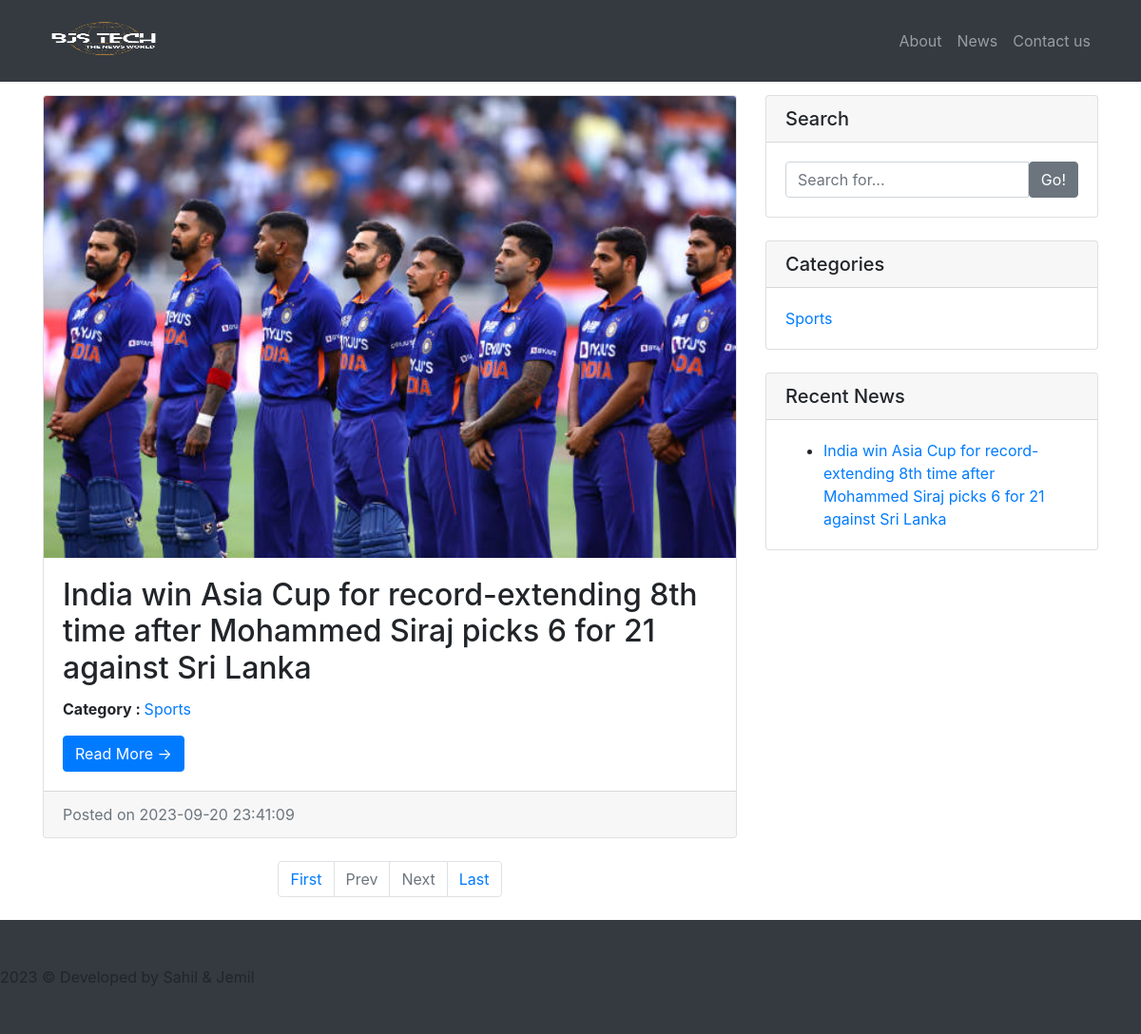
Page /dashboard.php on the committed database.
### tables this page shows
CREATE TABLE `tblposts` (
  `id` int(11) NOT NULL,
  `PostTitle` longtext DEFAULT NULL,
  `CategoryId` int(11) DEFAULT NULL,
  `SubCategoryId` int(11) DEFAULT NULL,
  `PostDetails` longtext DEFAULT NULL,
  `PostingDate` timestamp NULL DEFAULT current_timestamp(),
  `UpdationDate` timestamp NULL DEFAULT NULL ON UPDATE current_timestamp(),
  `Is_Active` int(1) DEFAULT NULL,
  `PostUrl` mediumtext DEFAULT NULL,
  `PostImage` varchar(255) DEFAULT NULL
);

CREATE TABLE `tblcategory` (
  `id` int(11) NOT NULL,
  `CategoryName` varchar(200) DEFAULT NULL,
  `Description` mediumtext DEFAULT NULL,
  `PostingDate` timestamp NULL DEFAULT current_timestamp(),
  `UpdationDate` timestamp NULL DEFAULT NULL,
  `Is_Active` int(1) DEFAULT NULL
);

### dashboard.php (the view, shortened to what this page needs)
<?php
include('includes/config.php');
    ?>
<!DOCTYPE html>
<html lang="en">
  <head>
    <link href="vendor/bootstrap/css/bootstrap.min.css" rel="stylesheet">
    <link href="css/modern-business.css" rel="stylesheet">
  </head>
  <body>
   <?php include('includes/header.php');?>
    <div class="container">
      <div class="row" style="margin-top: 4%">
        <div class="col-md-8">
<?php
     if (isset($_GET['pageno'])) {
            $pageno = $_GET['pageno'];
        } else {
            $pageno = 1;
        }
        $no_of_records_per_page = 8;
        $offset = ($pageno-1) * $no_of_records_per_page;
        $total_pages_sql = "SELECT COUNT(*) FROM tblposts";
        $result = mysqli_query($con,$total_pages_sql);
        $total_rows = mysqli_fetch_array($result)[0];
        $total_pages = ceil($total_rows / $no_of_records_per_page);
$query=mysqli_query($con,"select tblposts.id as pid,tblposts.PostTitle as posttitle,tblposts.PostImage,tblcategory.CategoryName as category,tblcategory.id as cid,tblsubcategory.Subcategory as subcategory,tblposts.PostDetails as postdetails,tblposts.PostingDate as postingdate,tblposts.PostUrl as url from tblposts left join tblcategory on tblcategory.id=tblposts.CategoryId left join  tblsubcategory on  tblsubcategory.SubCategoryId=tblposts.SubCategoryId where tblposts.Is_Active=1 order by tblposts.id desc  LIMIT $offset, $no_of_records_per_page");
while ($row=mysqli_fetch_array($query)) {
?>
          <div class="card mb-4">
 <img class="card-img-top" src="admin/postimages/<?php echo htmlentities($row['PostImage']);?>" alt="<?php echo htmlentities($row['posttitle']);?>">
            <div class="card-body">
              <h2 class="card-title"><?php echo htmlentities($row['posttitle']);?></h2>
                 <p><b>Category : </b> <a href="category.php?catid=<?php echo htmlentities($row['cid'])?>"><?php echo htmlentities($row['category']);?></a> </p>
              <a href="news-details.php?nid=<?php echo htmlentities($row['pid'])?>" class="btn btn-primary">Read More &rarr;</a>
            </div>
            <div class="card-footer text-muted">
              Posted on <?php echo htmlentities($row['postingdate']);?>
            </div>
          </div>
<?php } ?>
    <ul class="pagination justify-content-center mb-4">
        <li class="page-item"><a href="?pageno=1"  class="page-link">First</a></li>
        <li class="<?php if($pageno <= 1){ echo 'disabled'; } ?> page-item">
            <a href="<?php if($pageno <= 1){ echo '#'; } else { echo "?pageno=".($pageno - 1); } ?>" class="page-link">Prev</a>
        </li>
        <li class="<?php if($pageno >= $total_pages){ echo 'disabled'; } ?> page-item">
            <a href="<?php if($pageno >= $total_pages){ echo '#'; } else { echo "?pageno=".($pageno + 1); } ?> " class="page-link">Next</a>
        </li>
        <li class="page-item"><a href="?pageno=<?php echo $total_pages; ?>" class="page-link">Last</a></li>
    </ul>
        </div>
      <?php include('includes/sidebar.php');?>
      </div>
      <?php include('includes/footer.php');?>
</head>
  </body>
</html>

### includes/header.php (shortened to what this page needs)
<nav class="navbar fixed-top navbar-expand-lg navbar-dark bg-dark fixed-top">
     <div class="container">
       <a class="navbar-brand" href="dashboard.php"><img src="images/logo.png" height="60" width="130"></a>
       <div class="collapse navbar-collapse" id="navbarResponsive">
         <ul class="navbar-nav ml-auto">
           <li class="nav-item">
             <a class="nav-link" href="about-us.php">About</a>
           </li>
                <li class="nav-item">
             <a class="nav-link" href="dashboard.php">News</a>
           </li>
            <li class="nav-item">
             <a class="nav-link" href="contact-us.php">Contact us</a>
           </li>
         </ul>
       </div>
     </div>
   </nav>

### includes/sidebar.php
  <div class="col-md-4">
          <div class="card mb-4">
            <h5 class="card-header">Search</h5>
            <div class="card-body">
                   <form name="search" action="search.php" method="post">
              <div class="input-group">
        <input type="text" name="searchtitle" class="form-control" placeholder="Search for..." required>
                <span class="input-group-btn">
                  <button class="btn btn-secondary" type="submit">Go!</button>
                </span>
              </form>
              </div>
            </div>
          </div>
          <div class="card my-4">
            <h5 class="card-header">Categories</h5>
            <div class="card-body">
              <div class="row">
                <div class="col-lg-6">
                  <ul class="list-unstyled mb-0">
<?php $query=mysqli_query($con,"select id,CategoryName from tblcategory");
while($row=mysqli_fetch_array($query))
{
?>
                    <li>
                      <a href="category.php?catid=<?php echo htmlentities($row['id'])?>"><?php echo htmlentities($row['CategoryName']);?></a>
                    </li>
<?php } ?>
                  </ul>
                </div>
              </div>
            </div>
          </div>
          <div class="card my-4">
            <h5 class="card-header">Recent News</h5>
            <div class="card-body">
                      <ul class="mb-0">
<?php
$query=mysqli_query($con,"select tblposts.id as pid,tblposts.PostTitle as posttitle from tblposts left join tblcategory on tblcategory.id=tblposts.CategoryId left join  tblsubcategory on  tblsubcategory.SubCategoryId=tblposts.SubCategoryId limit 8");
while ($row=mysqli_fetch_array($query)) {
?>
  <li>
                      <a href="news-details.php?nid=<?php echo htmlentities($row['pid'])?>"><?php echo htmlentities($row['posttitle']);?></a>
                    </li>
            <?php } ?>
          </ul>
            </div>
          </div>
        </div>

### includes/footer.php
<footer class="py-5 bg-dark">
               2023 © Developed by Sahil & Jemil
 </footer>

### css/modern-business.css (style rules this page uses)
body { padding-top: 74px; }
@media (min-width: 992px) { body { padding-top: 56px; } }

### rows in the picture
tblposts: PostImage (picture), PostTitle "India win Asia Cup for record-extending 8th time after Mohammed Siraj picks 6 for 21 against Sri Lanka", CategoryId.CategoryName "Sports", PostingDate "2023-09-20 23:41:09"
tblcategory: CategoryName "Sports"
